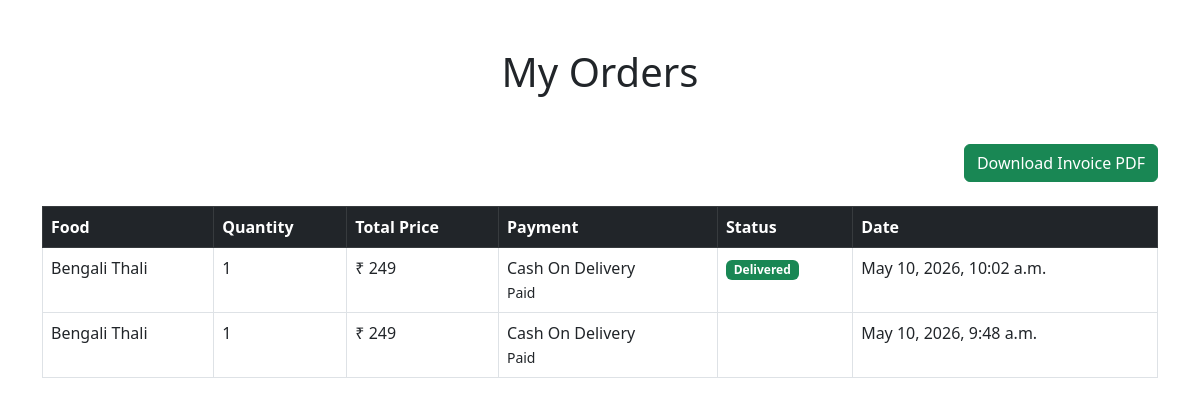
Page /order-history/ (signed in) on the committed database.
### foodapp/models.py (models this page shows, shortened)
class Order(models.Model):
    user = models.ForeignKey(
        User,
        on_delete=models.CASCADE,
        null=True
    )
    customer_name = models.CharField(max_length=100)
    phone = models.CharField(max_length=15)
    address = models.TextField()
    food_name = models.CharField(max_length=100)
    quantity = models.IntegerField()
    total_price = models.IntegerField()
    payment_method = models.CharField(
        max_length=50,
        null=True
    )
    payment_status = models.CharField(
        max_length=50,
        default='Pending'
    )
    order_status = models.CharField(
    max_length=50,
    default='Pending'
    )
    order_date = models.DateTimeField(auto_now_add=True)

### foodapp/views.py (the view)
@login_required
def order_history(request):
    orders = Order.objects.filter(
        user=request.user
    ).order_by('-order_date')
    return render(request,
                  'order_history.html',
                  {
                      'orders': orders
                  })

### foodapp/templates/order_history.html (shortened to what this page needs)
<!DOCTYPE html>
<html>
<head>
    <link href="https://cdn.jsdelivr.net/npm/bootstrap@5.3.0/dist/css/bootstrap.min.css"
          rel="stylesheet">
</head>
<body>
<div class="container mt-5">
    <h1 class="text-center mb-5">
        My Orders
    </h1>
    {% if orders %}
<div class="text-end mb-4">
    <a href="{% url 'download_invoice' %}"
       class="btn btn-success">
        Download Invoice PDF
    </a>
</div>
    <table class="table table-bordered table-hover">
    <tr class="table-dark">
        <th>Food</th>
        <th>Quantity</th>
        <th>Total Price</th>
        <th>Payment</th>
        <th>Status</th>
        <th>Date</th>
    </tr>
    {% for order in orders %}
    <tr>
        <td>{{ order.food_name }}</td>
        <td>{{ order.quantity }}</td>
        <td>₹ {{ order.total_price }}</td>
        <td>
            {{ order.payment_method }}
            <br>
            <small>
                {{ order.payment_status }}
            </small>
        </td>
        <td>
            {% if order.order_status == 'Pending' %}
                <span class="badge bg-warning text-dark">
                    Pending
                </span>
            {% elif order.order_status == 'Confirmed' %}
                <span class="badge bg-info">
                    Confirmed
                </span>
            {% elif order.order_status == 'Preparing' %}
                <span class="badge bg-primary">
                    Preparing
                </span>
            {% elif order.order_status == 'Out for Delivery' %}
                <span class="badge bg-dark">
                    Out for Delivery
                </span>
            {% elif order.order_status == 'Delivered' %}
                <span class="badge bg-success">
                    Delivered
                </span>
            {% endif %}
        </td>
        <td>
            {{ order.order_date }}
        </td>
    </tr>
    {% endfor %}
    </table>
    {% else %}
    <div class="alert alert-warning text-center">
        No Orders Found
    </div>
    {% endif %}
</div>
</body>
</html>

### rows in the picture
Order: food_name "Bengali Thali", quantity "1", total_price "249", payment_method "Cash On Delivery", payment_status "Paid", order_status "Delivered", order_date "May 10, 2026, 10:02 a.m."
Order: food_name "Bengali Thali", quantity "1", total_price "249", payment_method "Cash On Delivery", payment_status "Paid", order_date "May 10, 2026, 9:48 a.m."
